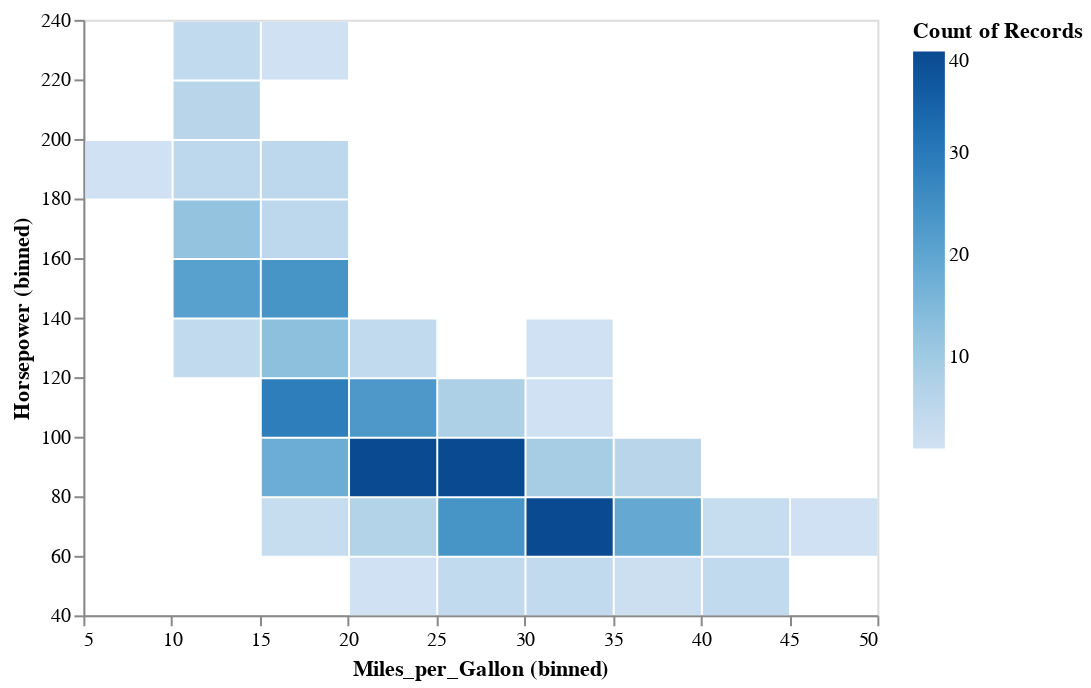

The notebook cell this image was saved under:
### Code cell
alt.Chart(cars).mark_bar().encode(x = alt.X('Miles_per_Gallon', bin=True),
                                  y = alt.Y('Horsepower', bin=True),
                                  color = 'count()')

### Figure 1 — Vega-Lite specification as saved in the notebook (floating-point values rounded to 4 significant figures; data arrays with more than 128 entries replaced by an {"elided": "..."} marker saying what was removed)
{"config": {"view": {"continuousWidth": 400, "continuousHeight": 300}}, "data": {"name": "data-f02450ab61490a1363517a0190416235"}, "mark": "bar", "encoding": {"color": {"type": "quantitative", "aggregate": "count"}, "x": {"type": "quantitative", "bin": true, "field": "Miles_per_Gallon"}, "y": {"type": "quantitative", "bin": true, "field": "Horsepower"}}, "$schema": "https://vega.github.io/schema/vega-lite/v4.8.1.json", "datasets": {"data-f02450ab61490a1363517a0190416235": {"elided": "406 records"}}}
